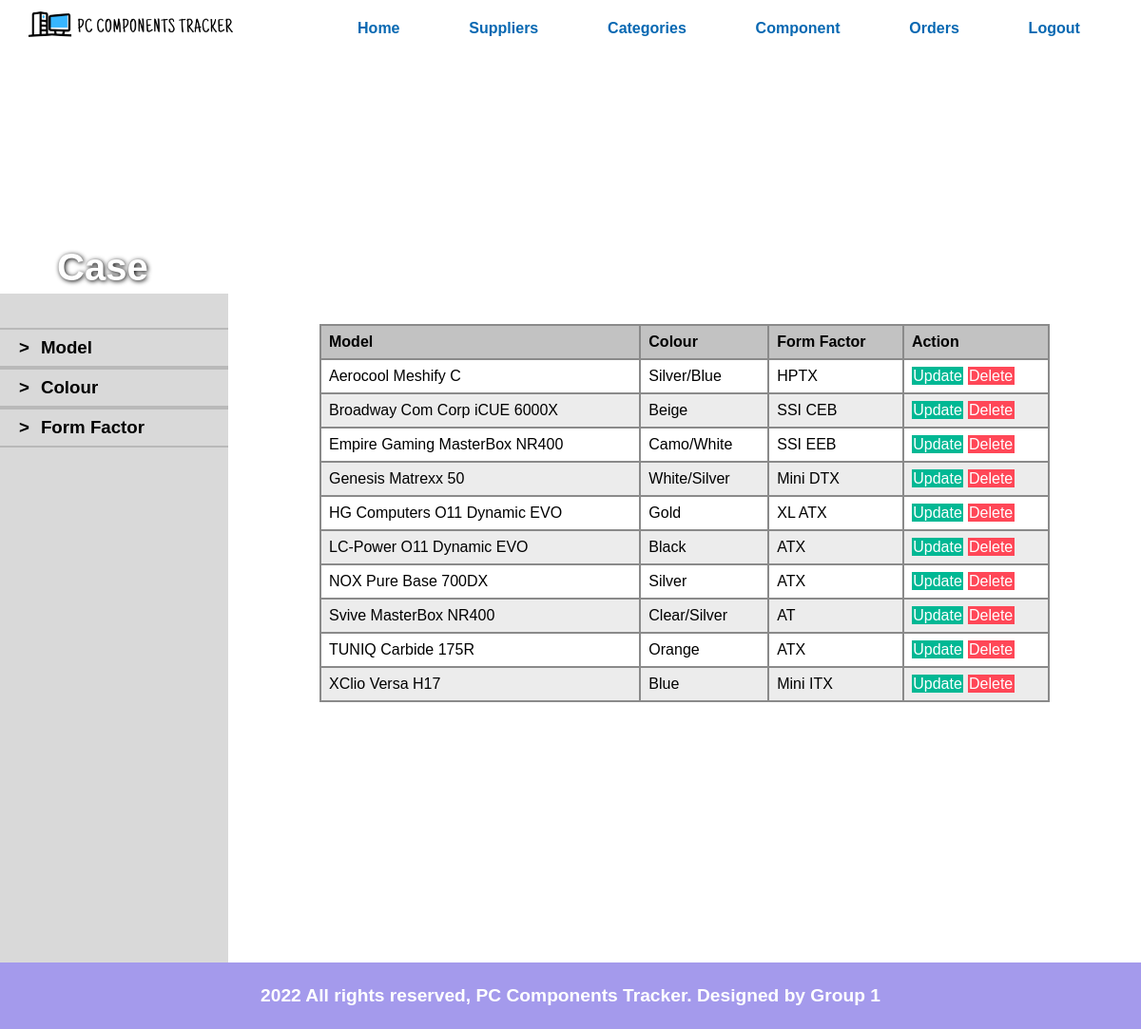
/admin/manage-Case.php, run on the app's committed database.
### tables this page shows
CREATE TABLE Case2
(modelname CHAR(100) NOT NULL,
colour CHAR(20) NOT NULL,
PRIMARY KEY (modelname, colour),
FOREIGN KEY (modelname) REFERENCES Case1(modelname)
    ON UPDATE CASCADE );

CREATE TABLE Case1
(modelname CHAR(100) NOT NULL,
formfactor CHAR(20) NOT NULL,
PRIMARY KEY (modelname) );

### admin/manage-Case.php (the view, shortened to what this page needs)
<?php include('partials/manage-header.php'); ?>
    <div class="product-banner">
        <div class="product-banner-text">
            <h1>Case</h1>
        </div>
    </div>
    <section class="product-main-content">
        <div class="filter-selection">
            <div class="filter">
                <h3>></h3>
                <h3>Model</h3>
            </div>
            <div class="filter">
                <h3>></h3>
                <h3>Colour</h3>
            </div>
            <div class="filter">
                <h3>></h3>
                <h3>Form Factor</h3>
            </div>
        </div>
        <div class="results-section">
            <table>
                <tr>
                    <th>Model</th>
                    <th>Colour</th>
                    <th>Form Factor</th>
                    <th>Action</th>
                </tr>
                <?php
                    $sql = "SELECT c1.modelname model, c1.formfactor ff, c2.colour color FROM case1 c1, case2 c2 WHERE c1.modelname = c2.modelname";
                    $conn = OpenCon();
                    $result = mysqli_query($conn, $sql) or die(mysqli_error($conn));
                    if ($result == TRUE) {
                        $numRows = mysqli_num_rows($result);
                        if ($numRows > 0) {
                            while ($rows = mysqli_fetch_assoc($result)) {
                                $model = $rows['model'];
                                $color = $rows['color'];
                                $ff = $rows['ff'];
                                ?>
                                <tr>
                                    <td><?php echo $model; ?></td>
                                    <td><?php echo $color; ?></td>
                                    <td><?php echo $ff; ?></td>
                                    <td>
                                        <a href="../admin/add-Case.php?type=update&model=<?php echo $model; ?>&color=<?php echo $color; ?>" class="btn-secondary">Update</a>
                                        <a href="../admin/delete/delete-Case.php?model=<?php echo $model; ?>&color=<?php echo $color; ?>" class="btn-danger">Delete</a>
                                    </td>
                                </tr>
                                <?php
                            }
                        }
                    }
                ?>
            </table>
        </div>
    </section>
<?php include('partials/footer.php'); ?>

### css/MBstyle.css (style rules this page uses)
* { margin: 0 0; padding: 0 0; font-family: Arial, Helvetica, sans-serif; }
.product-banner-text h1 { color: white; font-size: 2.5rem; }
.filter h3 { padding-left: 12px; }
.product-banner { height: 250px; overflow: hidden; position: relative; }
.product-banner-text { position: absolute; bottom: 2%; left: 5%; text-shadow: 1px 1px 5px black; }
.product-main-content { display: flex; }
.filter-selection { width: 20%; padding-top: 36px; background-color: #d9d9d9; }
.filter { display: flex; padding: 8px; padding-left: 8px; border-bottom: 2px solid #b9b9b9; border-top: 2px solid #b9b9b9; }
.results-section { width: 80%; padding-top: 32px; padding-bottom: 32px; min-height: 80vh; }
.results-section table { border-collapse: collapse; width: 80%; margin: auto; }
.results-section td, th { font-size: 0.25 rem; border: 2px solid #8a8a8a; text-align: left; padding: 8px; }
.results-section th { background-color: #c2c2c2; }
.results-section tr:nth-child(odd) { background-color: #ececec; }

### css/util.css (style rules this page uses)
.btn-secondary { background-color: #00b894; padding: 1%; color: white; text-decoration: none; }
.btn-danger { background-color: #ff4757; padding: 1%; color: white; text-decoration: none; }

### data on the page
case2: modelname.modelname "Aerocool Meshify C", colour "Silver/Blue", modelname.formfactor "HPTX"
case2: modelname.modelname "Broadway Com Corp iCUE 6000X", colour "Beige", modelname.formfactor "SSI CEB"
case2: modelname.modelname "Empire Gaming MasterBox NR400", colour "Camo/White", modelname.formfactor "SSI EEB"
case2: modelname.modelname "Genesis Matrexx 50", colour "White/Silver", modelname.formfactor "Mini DTX"
case2: modelname.modelname "HG Computers O11 Dynamic EVO", colour "Gold", modelname.formfactor "XL ATX"
case2: modelname.modelname "LC-Power O11 Dynamic EVO", colour "Black", modelname.formfactor "ATX"
case2: modelname.modelname "NOX Pure Base 700DX", colour "Silver", modelname.formfactor "ATX"
case2: modelname.modelname "Svive MasterBox NR400", colour "Clear/Silver", modelname.formfactor "AT"
case2: modelname.modelname "TUNIQ Carbide 175R", colour "Orange", modelname.formfactor "ATX"
case2: modelname.modelname "XClio Versa H17", colour "Blue", modelname.formfactor "Mini ITX"
